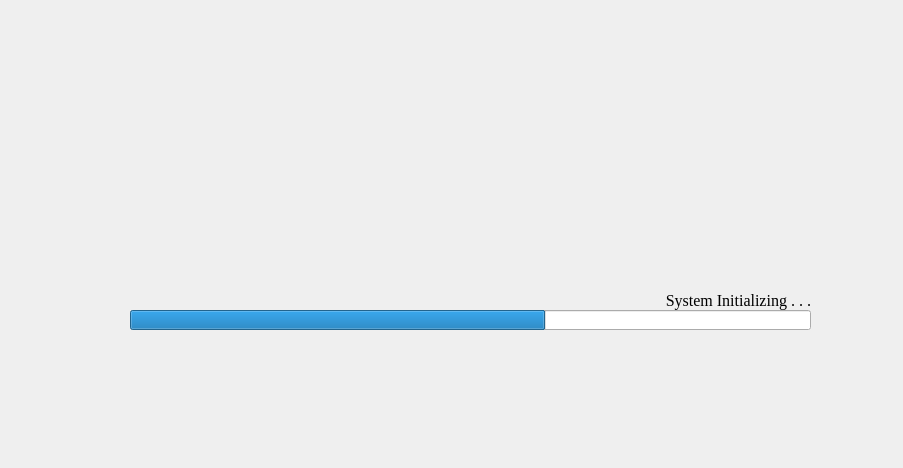
<?xml version="1.0" encoding="UTF-8"?>
<ui version="4.0">
 <class>Welcome</class>
 <widget class="QDialog" name="Welcome">
  <property name="geometry">
   <rect>
    <x>0</x>
    <y>0</y>
    <width>903</width>
    <height>468</height>
   </rect>
  </property>
  <property name="minimumSize">
   <size>
    <width>0</width>
    <height>0</height>
   </size>
  </property>
  <property name="maximumSize">
   <size>
    <width>167775</width>
    <height>167775</height>
   </size>
  </property>
  <property name="font">
   <font>
    <family>Times New Roman</family>
    <pointsize>8</pointsize>
   </font>
  </property>
  <property name="windowTitle">
   <string>Welcome</string>
  </property>
  <property name="autoFillBackground">
   <bool>true</bool>
  </property>
  <widget class="QLabel" name="label">
   <property name="geometry">
    <rect>
     <x>130</x>
     <y>70</y>
     <width>681</width>
     <height>261</height>
    </rect>
   </property>
   <property name="maximumSize">
    <size>
     <width>1677216</width>
     <height>16777215</height>
    </size>
   </property>
   <property name="text">
    <string/>
   </property>
   <property name="pixmap">
    <pixmap resource="load.qrc">:/newPrefix/pic/LOADPAGE.png</pixmap>
   </property>
   <property name="scaledContents">
    <bool>true</bool>
   </property>
  </widget>
  <widget class="QProgressBar" name="progressBarLoad">
   <property name="geometry">
    <rect>
     <x>130</x>
     <y>310</y>
     <width>681</width>
     <height>20</height>
    </rect>
   </property>
   <property name="value">
    <number>61</number>
   </property>
   <property name="textVisible">
    <bool>false</bool>
   </property>
   <property name="invertedAppearance">
    <bool>false</bool>
   </property>
  </widget>
  <widget class="QLabel" name="labelinfo">
   <property name="geometry">
    <rect>
     <x>520</x>
     <y>290</y>
     <width>291</width>
     <height>20</height>
    </rect>
   </property>
   <property name="font">
    <font>
     <family>Times New Roman</family>
     <pointsize>12</pointsize>
     <italic>false</italic>
    </font>
   </property>
   <property name="layoutDirection">
    <enum>Qt::LeftToRight</enum>
   </property>
   <property name="text">
    <string>System Initializing . . .</string>
   </property>
   <property name="alignment">
    <set>Qt::AlignRight|Qt::AlignTrailing|Qt::AlignVCenter</set>
   </property>
  </widget>
 </widget>
 <resources>
  <include location="load.qrc"/>
 </resources>
 <connections/>
</ui>
